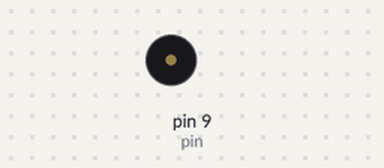
This sketch was run on a simulated Arduino Uno, built with avr-gcc and run on an emulated ATmega328P. Shown: buzzer (waves = sounding).

Above: at 0.6 s.
Timing chart, 0 to 3.0 s (numbered marks = the images above):
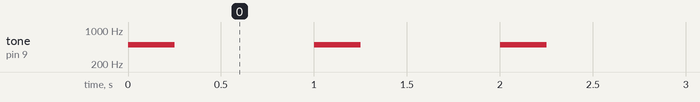

Measured:
- by itself, tone on pin 9 (pin): alternates 500 Hz for 0.25 s and silent for 0.75 s

The sketch:

BuzzerTest.ino
```cpp
/*

(white line of capacitor towards buzzer)

pin3 --(+)100mF ---+---------|
            Cap    |         |
                  110        |
                  ohm     Buzzer
                   |         |
GND---------------------------


*/

const int pin = 9;

void setup()
{
  pinMode(pin, OUTPUT);
}

void loop()
{
  tone(pin, 500, 250);
  delay(1000);
}
```
